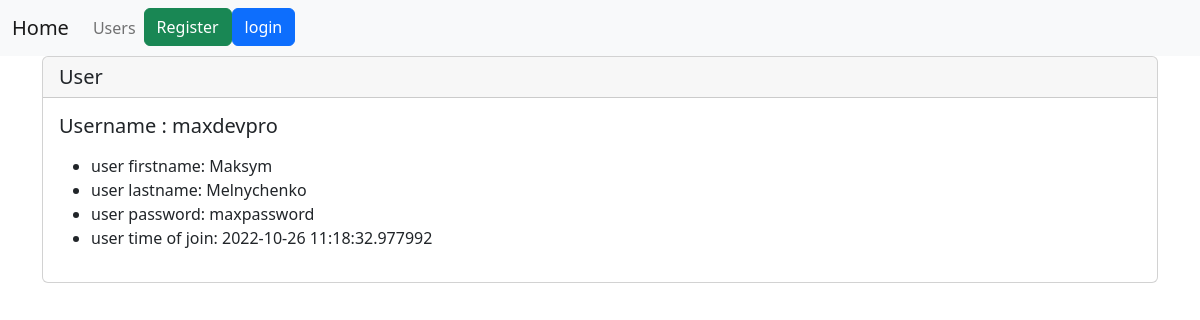
Page /user_detail/1 on the committed database.
### user_data/models.py (models this page shows, shortened)
class Users(models.Model):
    first_name = models.CharField('User first Name', max_length=120)
    last_name = models.CharField('User last Name', max_length=120)
    username = models.CharField('Username', max_length=120, blank=True)
    password = models.CharField('User password', max_length=20, blank=True)
    date_of_join = models.CharField(max_length=100)
    file_input = models.FileField(null=True)
    class Meta:
        db_table = "user_data_users"

### user_data/views.py (the view)
# urls.py: path('user_detail/<user_id>', user_detail, name='user_detail'),
def user_detail(request, user_id):
    user = Users.objects.get(pk=user_id)
    context = {
        'usr': user
    }
    return render(request, 'user_data/user_detail.html', context)

### user_data/templates/user_data/user_detail.html
{% extends 'user_data/main.html' %}
{% block content %}
<div class="card">
  <h5 class="card-header">User</h5>
  <div class="card-body">
    <h5 class="card-title">Username : {{ usr.username }}</h5>
    <p class="card-text">
        <ul>
        <li>
            user firstname: {{ usr.first_name }}
        </li>
        <li>
          user lastname: {{ usr.last_name }}
        </li>
        <li>
            user password: {{ usr.password }}
        </li>
        <li>
            user time of join: {{ usr.date_of_join }}
        </li>
        </ul>
    </p>
  </div>
</div>
{% endblock %}

### rows in the picture
Users: username "maxdevpro", first_name "Maksym", last_name "Melnychenko", password "maxpassword", date_of_join "2022-10-26 11:18:32.977992"
